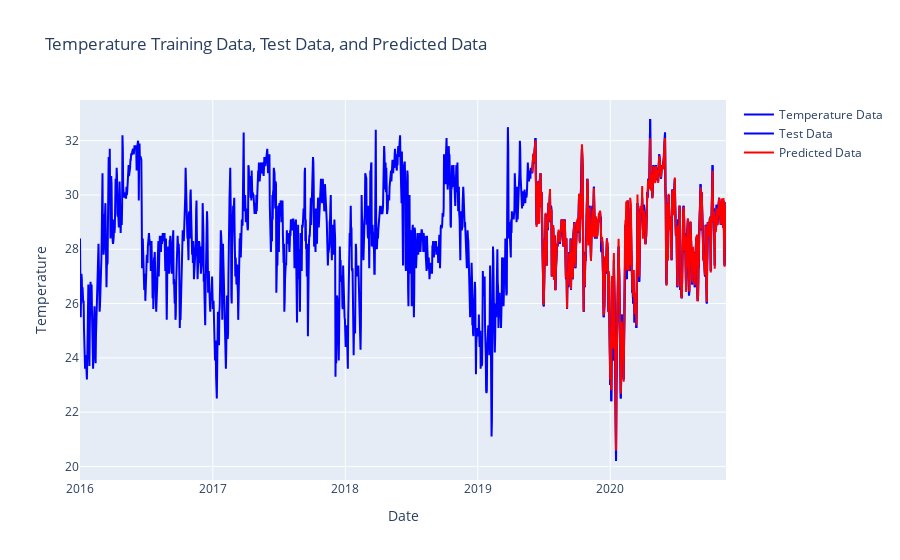

Notebook cell for this chart:
### Code cell
fig = make_subplots(rows=1, cols=1)

# Add trace for the entire temperature data
fig.add_trace(
    go.Scatter(
        x=df.index,
        y=df['temp'],
        name="Temperature Data",
        mode="lines",
        line=dict(color="blue"),
    ),
    row=1,
    col=1,
)

# Add trace for the test data
fig.add_trace(
    go.Scatter(
        x=X_test.index,
        y=y_test,
        name="Test Data",
        mode="lines",
        line=dict(color="blue"),
    ),
    row=1,
    col=1,
)

# Add trace for the predicted data
fig.add_trace(
    go.Scatter(
        x=X_test.index,
        y=y_pred,
        name="Predicted Data",
        mode="lines",
        line=dict(color="red"),
    ),
    row=1,
    col=1,
)

# Set the layout for the plot
fig.update_layout(
    title="Temperature Training Data, Test Data, and Predicted Data",
    xaxis_title="Date",
    yaxis_title="Temperature",
)

# Show the plot
fig.show()

### Figure 1 — Plotly figure (JSON) as saved in the notebook; plotly's stock layout.template omitted (floating-point values rounded to 4 significant figures; data arrays with more than 128 entries replaced by an {"elided": "..."} marker saying what was removed)
{"data": [{"line": {"color": "blue"}, "mode": "lines", "name": "Temperature Data", "type": "scatter", "x": {"elided": "1781 str values"}, "xaxis": "x", "y": {"elided": "1781 float values"}, "yaxis": "y"}, {"line": {"color": "blue"}, "mode": "lines", "name": "Test Data", "type": "scatter", "x": {"elided": "535 str values"}, "xaxis": "x", "y": {"elided": "535 float values"}, "yaxis": "y"}, {"line": {"color": "red"}, "mode": "lines", "name": "Predicted Data", "type": "scatter", "x": {"elided": "535 str values"}, "xaxis": "x", "y": {"elided": "535 float values"}, "yaxis": "y"}], "layout": {"title": {"text": "Temperature Training Data, Test Data, and Predicted Data"}, "xaxis": {"anchor": "y", "domain": [0, 1], "title": {"text": "Date"}}, "yaxis": {"anchor": "x", "domain": [0, 1], "title": {"text": "Temperature"}}}}
